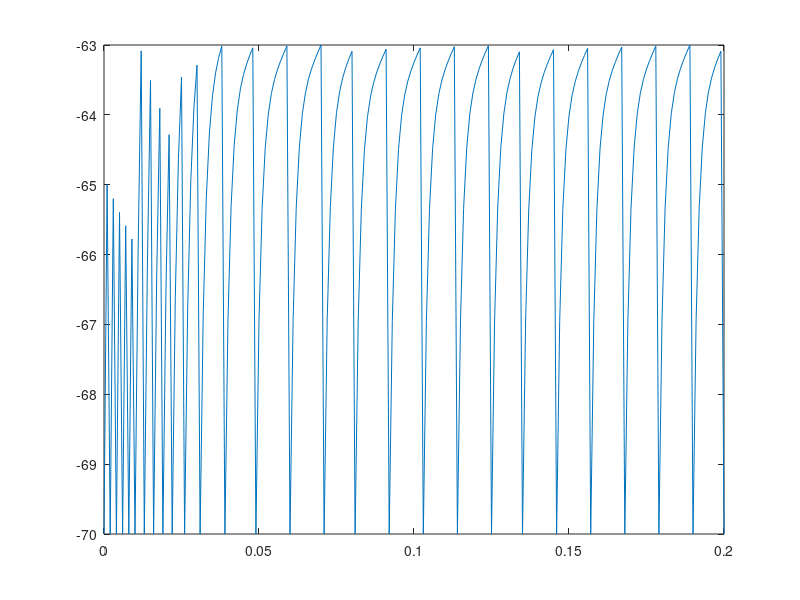
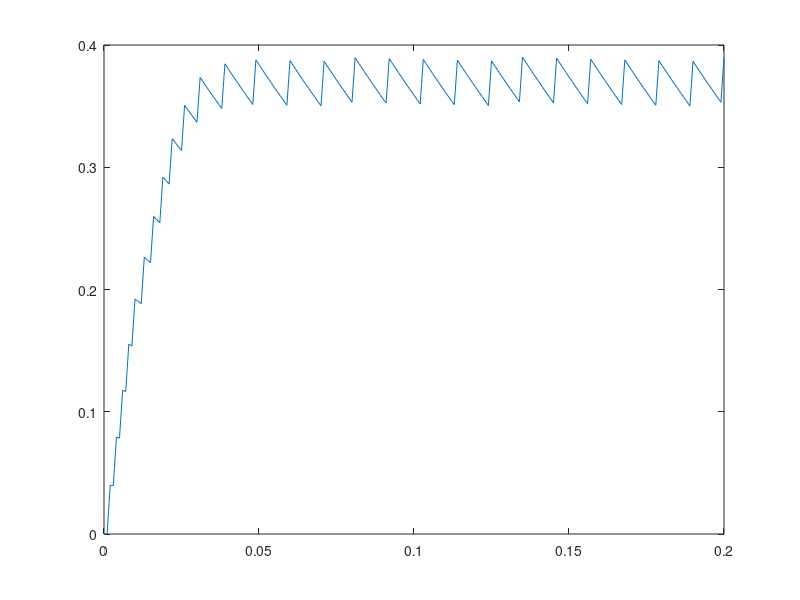

These figures' MATLAB source, in order:
function out = Integ_fire()

step = 1;%0.1; %ms
Max_Time = 200;%500; %ms
Time_Vector = (0:step:Max_Time);
real_time = 1e-3*Time_Vector ;
E_rest = -70;
g_rest = 0.1;%0.025; %microS
Nb_Neurons = 1;
V = ones(Nb_Neurons,length(Time_Vector))*E_rest;
g_sra = zeros(Nb_Neurons,length(Time_Vector));
I = 5 ;%nA
C = 1;%0.25;
V_th = -63;
% V_spike = 30;
tau_sra = 100;
E_K = -75;

for t =1:length(Time_Vector)-1
    g_sra(1,t+1) = g_sra(1,t) - step/tau_sra*g_sra(1,t);
    V(1,t+1) = V(t) - step/C*(g_rest*(V(1,t)-E_rest) + g_sra(1,t)*(V(1,t)-E_K) - I );% + g_e(1,t)*(V(1,t)-E_e) + g_i(1,t)*(V(1,t)-E_i)    
    if V(1,t+1) >= V_th
        V(1,t+1) = E_rest;
        g_sra(1,t+1) = g_sra(1,t+1) + 0.04;
    end
        
end

figure
plot(real_time,V)
figure
plot(real_time,g_sra)